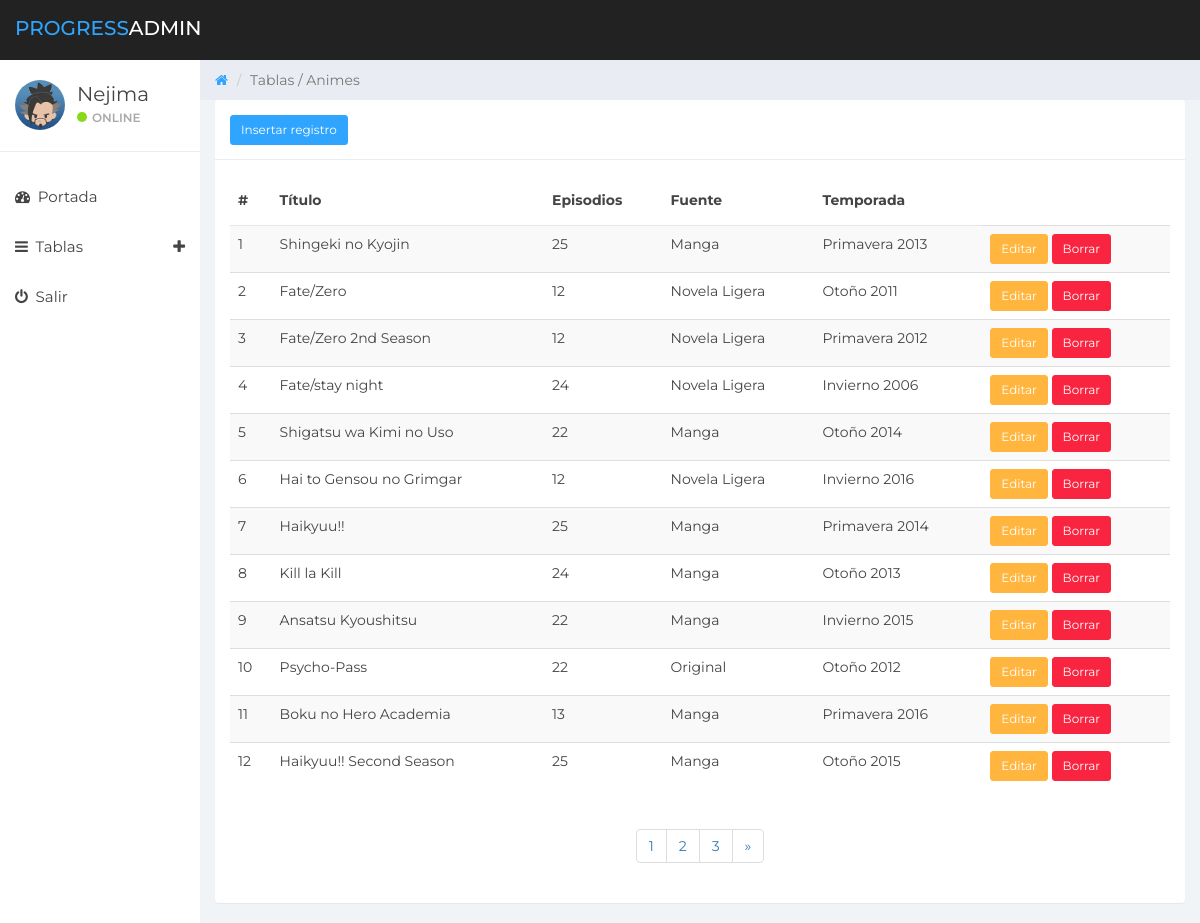
Screenshot of /admin/index.php?accion=tablas&tabla=Animes (signed in) with the database file from the repository.
### tables this page shows
CREATE TABLE `animes` (
  `idAnime` int(3) NOT NULL,
  `titulo` varchar(80) NOT NULL,
  `title` varchar(80) NOT NULL,
  `sinopsis` text NOT NULL,
  `episodios` int(3) NOT NULL,
  `fuente` enum('Novela Ligera','Manga','Original','Juego') NOT NULL,
  `temporada` varchar(25) NOT NULL,
  `precuela` int(3) NOT NULL,
  `secuela` int(3) NOT NULL
);

### admin/controladores/tablas.controlador.php (called while the page is built)
<?php
	require 'modelos/tablas.modelo.php';
	$tabla = $_GET['tabla'];
	$page = isset($_GET['page']) ? intval($_GET['page']) : 1;
	$qty = 12;
	$datos = getDatos($tabla, $page, $qty);
	$rowcount = getTotalDatos($tabla);
	$total_paginas = ceil($rowcount / $qty);
	require 'vistas/tablas.php';
?>

### admin/modelos/tablas.modelo.php (called while the page is built, shortened)
<?php
	function getDatos($t, $page = 1, $qti = 12)
	{
	  $conexion = mysqli_connect('localhost', 'root', 'suerte.0','progress');
	  mysqli_query($conexion,"SET NAMES 'utf8'");
	  $qti = $qti * ($page - 1);
	  $resultado = mysqli_query($conexion, "SELECT * FROM $t ORDER BY 1 LIMIT 12 OFFSET $qti ");
	  $ultimos = array();
	  while ($fila = mysqli_fetch_array($resultado))
	  {
		$ultimos[] = $fila;
	  }
	  return $ultimos;
	}
	function getTotalDatos($tabla)
	{
	  $conexion = mysqli_connect('localhost', 'root', 'suerte.0','progress');
	  mysqli_query($conexion,"SET NAMES 'utf8'");
	  $resultado = mysqli_query($conexion, "SELECT * FROM $tabla ");
	  $rowcount=mysqli_num_rows($resultado);
	  return $rowcount;
	}
?>

### admin/vistas/tablas.php (the view, shortened to what this page needs)
<div class="col-sm-9 col-sm-offset-3 col-lg-10 col-lg-offset-2 main">
	<div class="row">
		<ol class="breadcrumb">
			<li><a href="#">
				<em class="fa fa-home"></em>
			</a></li>
			<li class="active">Tablas / <?php echo $tabla; ?></li>
		</ol>
	</div>
			<div class="panel panel-default">
 					<div class="content-box-large">
	  				<div class="panel-heading">
						<div class="panel-title"><a href="index.php?accion=insert&sec=<?php echo $tabla; ?>"><button type="button" class="btn btn-sm btn-primary">Insertar registro</button></a></div>
					</div>
	  				<div class="panel-body">
	  					<table class="table table-striped">
			              <thead>
			                <tr>
			                <?php
							SWITCH ($tabla) {
							case 'Animes':
							?>
			                  <th>#</th>
			                  <th>Título</th>
			                  <th>Episodios</th>
			                  <th>Fuente</th>
			                  <th>Temporada</th>
			                </tr>
			              </thead>
			              <tbody>
			              	<?php foreach ($datos as $dato): ?>
				                <tr>
				                  <td><?php echo $dato[0]; ?></td>
				                  <td><?php echo $dato[1]; ?></td>
				                  <td><?php echo $dato[4]; ?></td>
				                  <td><?php echo $dato[5]; ?></td>
				                  <td><?php echo $dato[6]; ?></td>
				                  <td>
				                  	<button type="button" class="btn btn-sm btn-warning">Editar</button>
				                  	<button type="button" class="btn btn-sm btn-danger">Borrar</button>
				                  </td>
				                </tr>
				            <?php endforeach ?>
				            <?php
				            break;
							?>
				            <?php
				        	}
				            ?>
			              </tbody>
			            </table>
					<div style="text-align: center;">
					<ul class="pagination modal-2">
					<?php
					if ($total_paginas > 1) {
							for ($i = 1; $i <= $total_paginas; $i++) {
								if ($page == $i)
									echo "<li><a href='' class='active'>$i</a></li>";
								else
									echo "<li><a href='index.php?accion=tablas&tabla=$tabla&page=$i'>$i</a></li>";
							}
							if ($page != $total_paginas)
							echo "<li><a href='index.php?accion=tablas&tabla=$tabla&page=".($page+1)."' class='next'>&raquo;</a></li>";
					}
					?>
					</ul>
					</div>
	  				</div>
	  			</div>
 				</div>

### admin/vistas/metas.php (shortened to what this page needs)
<!DOCTYPE html>
<html>
<head>
	<link href="css/bootstrap.min.css" rel="stylesheet">
	<link href="css/font-awesome.min.css" rel="stylesheet">
	<link href="css/datepicker3.css" rel="stylesheet">
	<link href="css/styles.css" rel="stylesheet">
</head>
<body>

### admin/vistas/cabecera.php (shortened to what this page needs)
<nav class="navbar navbar-custom navbar-fixed-top" role="navigation">
	<div class="container-fluid">
		<div class="navbar-header">
			<a class="navbar-brand" href="index.php"><span>Progress</span>Admin</a>
		</div>
	</div>
</nav>

### admin/vistas/sidebar.php (shortened to what this page needs)
<div id="sidebar-collapse" class="col-sm-3 col-lg-2 sidebar">
	<div class="profile-sidebar">
		<div class="profile-userpic">
			<img src="../img/profiles/<?php echo $_SESSION['idUser']; ?>.png" class="img-responsive" alt="">
		</div>
		<div class="profile-usertitle">
			<div class="profile-usertitle-name">Nejima</div>
			<div class="profile-usertitle-status"><span class="indicator label-success"></span>Online</div>
		</div>
	</div>
	<ul class="nav menu">
		<li><a href="index.php"><em class="fa fa-dashboard">&nbsp;</em> Portada</a></li>
		<li class="parent "><a data-toggle="collapse" href="#sub-item-1">
			<em class="fa fa-navicon">&nbsp;</em> Tablas <span data-toggle="collapse" href="#sub-item-1" class="icon pull-right"><em class="fa fa-plus"></em></span>
			</a>
		</li>
		<li><a href="../index.php"><em class="fa fa-power-off">&nbsp;</em> Salir</a></li>
	</ul>
</div>

### admin/index.php (shortened to what this page needs)
<?php
	$carpetaControladores = "controladores/";
	include 'vistas/metas.php';
	include 'vistas/cabecera.php';
	include 'vistas/sidebar.php';
	if(!empty($_REQUEST['accion']))
	{
		$accion = $_REQUEST['accion'];
		switch ($accion) {
			case 'tablas':
			include $carpetaControladores.'tablas.controlador.php';
			break;
		}
	}
	else
	{
		include $carpetaControladores.'dashboard.controlador.php';
	}
	include 'vistas/pie.php'
?>

### admin/vistas/pie.php (shortened to what this page needs)
</body>
</html>

### admin/css/styles.css (style rules this page uses)
body { background: #f1f4f7; padding-top: 60px; font-size: 14px; color: #444444; font-family: "Montserrat", "Helvetica Neue", Helvetica, Arial, sans-serif; }
a, a:hover, a:focus { color: #30a5ff; }
.navbar-custom { background: #222; height: 60px; }
.navbar-header .navbar-brand { color: #fff; font-size: 20px; text-transform: uppercase; font-weight: 500; height: 60px; padding-top: 18px; }
.navbar-header .navbar-brand span { color: #30a5ff; }
.btn-primary, .btn-primary:hover, .btn-primary:focus, .btn-primary:active, .btn-primary.active, .open > .dropdown-toggle.btn-primary, .btn-primary.disabled, .btn-primary[disabled], fieldset[disabled] .btn-primary, .btn-primary.disabled:hover, .btn-primary[disabled]:hover, fieldset[disabled] .btn-primary:hover, .btn-primary.disabled:focus, .btn-primary[disabled]:focus, fieldset[disabled] .btn-primary:focus, .btn-primary.disabled:active, .btn-primary[disabled]:active, fieldset[disabled] .btn-primary:active, .btn-primary.disabled.active, .btn-primary[disabled].active, fieldset[disabled] .btn-primary.active { background-color: #30a5ff; border-color: #30a5ff; }
.btn-warning, .btn-warning:hover, .btn-warning:focus, .btn-warning:active, .btn-warning.active, .open > .dropdown-toggle.btn-warning, .btn-warning.disabled, .btn-warning[disabled], fieldset[disabled] .btn-warning, .btn-warning.disabled:hover, .btn-warning[disabled]:hover, fieldset[disabled] .btn-warning:hover, .btn-warning.disabled:focus, .btn-warning[disabled]:focus, fieldset[disabled] .btn-warning:focus, .btn-warning.disabled:active, .btn-warning[disabled]:active, fieldset[disabled] .btn-warning:active, .btn-warning.disabled.active, .btn-warning[disabled].active, fieldset[disabled] .btn-warning.active { background-color: #ffb53e; border-color: #ffb53e; }
.btn-danger, .btn-danger:hover, .btn-danger:focus, .btn-danger:active, .btn-danger.active, .open > .dropdown-toggle.btn-danger, .btn-danger.disabled, .btn-danger[disabled], fieldset[disabled] .btn-danger, .btn-danger.disabled:hover, .btn-danger[disabled]:hover, fieldset[disabled] .btn-danger:hover, .btn-danger.disabled:focus, .btn-danger[disabled]:focus, fieldset[disabled] .btn-danger:focus, .btn-danger.disabled:active, .btn-danger[disabled]:active, fieldset[disabled] .btn-danger:active, .btn-danger.disabled.active, .btn-danger[disabled].active, fieldset[disabled] .btn-danger.active { background-color: #f9243f; border-color: #f9243f; }
.label-success { background-color: #8ad919; }
.panel { border: 0; }
.panel-heading { font-size: 20px; font-weight: 300; letter-spacing: 0.025em; height: 60px; line-height: 38px; }
.panel-default .panel-heading { background: #fff; border-bottom: 1px solid #e9ecf2; color: #444444; }
.navbar { border: 0; }
.sidebar { display: block; padding: 0; display: none; box-shadow: none; background: #fff; }
.sidebar ul { margin: 20px 0px; }
@media (min-width: 768px) { .sidebar { display: block; position: fixed; top: 60px; bottom: 0; left: 0; z-index: 1000; display: block; margin: 0; padding: 0; overflow-x: hidden; overflow-y: auto; } }
@media (min-width: 768px) { .navbar-header { width: 100%; } }
.sidebar ul.nav li a { height: 50px; font-size: 15px; line-height: 2em; color: #444444; }
.profile-sidebar { padding: 10px 0; border-bottom: 1px solid #e9ecf2; }
.indicator { width: 10px; height: 10px; display: inline-block; border-radius: 9999px; margin-right: 5px; }
.profile-userpic img { float: left; margin: 10px 0px 0px 15px; width: 50px; height: 50px; border-radius: 9999px !important; }
.profile-usertitle { float: left; text-align: left; margin: 10px 0 0 12px; }
.profile-usertitle-name { font-size: 20px; margin-bottom: 0px; }
.profile-usertitle-status { text-transform: uppercase; color: #AAA; font-size: 12px; font-weight: 600; margin-bottom: 15px; }
.breadcrumb { border-radius: 0; padding: 10px 15px 10px 15px; background: #e9ecf2; margin: 0; }
.table { background: #fff; }
.table > thead > tr > th { border-bottom: 1px solid #e6e7e8; vertical-align: middle; height: 50px; }

### rows the page displays
animes: idAnime "1", titulo "Shingeki no Kyojin", episodios "25", fuente "Manga", temporada "Primavera 2013"
animes: idAnime "2", titulo "Fate/Zero", episodios "12", fuente "Novela Ligera", temporada "Otoño 2011"
animes: idAnime "3", titulo "Fate/Zero 2nd Season", episodios "12", fuente "Novela Ligera", temporada "Primavera 2012"
animes: idAnime "4", titulo "Fate/stay night", episodios "24", fuente "Novela Ligera", temporada "Invierno 2006"
animes: idAnime "5", titulo "Shigatsu wa Kimi no Uso", episodios "22", fuente "Manga", temporada "Otoño 2014"
animes: idAnime "6", titulo "Hai to Gensou no Grimgar", episodios "12", fuente "Novela Ligera", temporada "Invierno 2016"
animes: idAnime "7", titulo "Haikyuu!!", episodios "25", fuente "Manga", temporada "Primavera 2014"
animes: idAnime "8", titulo "Kill la Kill", episodios "24", fuente "Manga", temporada "Otoño 2013"
animes: idAnime "9", titulo "Ansatsu Kyoushitsu", episodios "22", fuente "Manga", temporada "Invierno 2015"
animes: idAnime "10", titulo "Psycho-Pass", episodios "22", fuente "Original", temporada "Otoño 2012"
animes: idAnime "11", titulo "Boku no Hero Academia", episodios "13", fuente "Manga", temporada "Primavera 2016"
animes: idAnime "12", titulo "Haikyuu!! Second Season", episodios "25", fuente "Manga", temporada "Otoño 2015"

### other values shown
$tabla "Animes"
